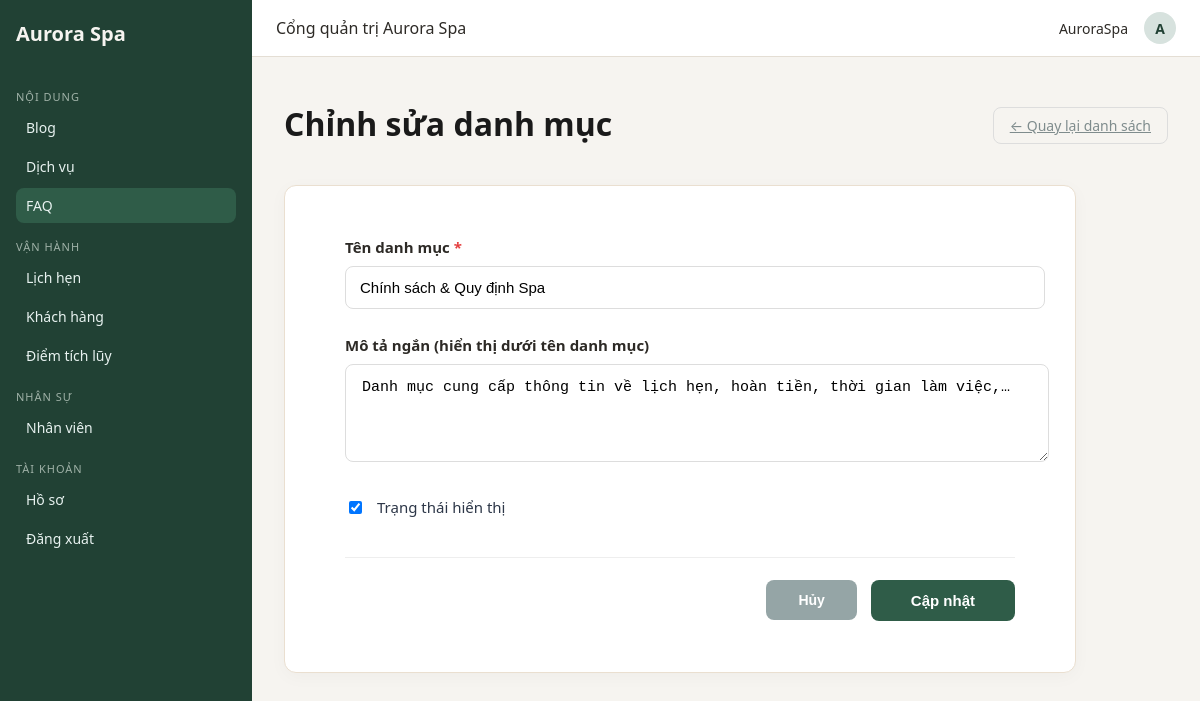
Screenshot of /staff/faq/categories/DM001/edit/ (signed in) with the database file from the repository.
### aurora/models.py (models this page shows, shortened)
class DanhMucFAQ(models.Model):
   MaDanhMuc = models.CharField(max_length=10, primary_key=True, editable=False)
   TenDanhMuc = models.CharField(max_length=200, unique=True)
   MoTaDanhMuc = models.TextField(blank=True, null=True)
   TrangThaiHienThi = models.BooleanField(default=True)
   NgayCapNhat = models.DateTimeField(auto_now=True)
   class Meta:
       db_table = "DanhMucFAQ"
       verbose_name_plural = "Danh mục FAQ"
       ordering = ['MaDanhMuc']

### staffpanel/views.py (the view)
# urls.py: path('faq/categories/<str:pk>/edit/', views.staff_faq_category_edit, name='staff_faq_category_edit'),
@content_required
def staff_faq_category_edit(request, pk):
   category = get_object_or_404(DanhMucFAQ, pk=pk)
   if request.method == 'POST':
       form = CategoryForm(request.POST, instance=category)
       if form.is_valid():
           form.save()
           messages.success(request, "Cập nhật danh mục thành công.")
           return redirect('staff_faq_category_list')
   else:
       form = CategoryForm(instance=category)
   return render(request, 'staffpanel/faq_category_form.html', {'form': form, 'category': category})

### staffpanel/forms.py
class CategoryForm(forms.ModelForm):
   class Meta:
       model = DanhMucFAQ
       fields = ['TenDanhMuc', 'MoTaDanhMuc', 'TrangThaiHienThi']
       widgets = {
           'TenDanhMuc': forms.TextInput(attrs={'class': 'form-control'}),
           'MoTaDanhMuc': forms.Textarea(attrs={'class': 'form-control', 'rows': 3}),
           'TrangThaiHienThi': forms.CheckboxInput(),
       }

### staffpanel/permissions.py (called while the page is built)
def role_required(*roles):
    def decorator(view_func):
        @wraps(view_func)
        def _wrapped(request, *args, **kwargs):
            if not request.user.is_authenticated:
                return redirect('staff_login')
            try:
                nv = request.user.nhanvien
            except Exception:
                return HttpResponseForbidden("Bạn không phải nhân viên Aurora.")
            if nv.VaiTro in roles or request.user.is_superuser:
                return view_func(request, *args, **kwargs)
            return HttpResponseForbidden("Bạn không có quyền truy cập chức năng này.")
        return _wrapped
    return decorator

### staffpanel/templates/staffpanel/faq_category_form.html (shortened to what this page needs)
{% extends "staffpanel/base.html" %}
{% load static %}
{% block nav_faq %}active{% endblock %}
{% block content %}
<div class="page-header">
    <h1 class="page-title">{% if category %}Chỉnh sửa danh mục{% else %}Thêm danh mục mới{% endif %}</h1>
    <a href="{% url 'staff_faq_category_list' %}" class="btn btn-outline"
       style="padding:8px 16px;border:1px solid #ddd;border-radius:8px;color:#7f8c8d;">
        ← Quay lại danh sách
    </a>
</div>
<div class="card" style="max-width:750px;">
    <form method="post" style="padding:35px 40px;">
        <div style="margin-bottom:26px;">
            <label style="font-weight:600;display:block;margin-bottom:9px;font-size:15px;">
                Tên danh mục <span style="color:#e53e3e;">*</span>
            </label>
            <input type="text" name="TenDanhMuc" value="{{ category.TenDanhMuc|default:'' }}" required
                   placeholder="Ví dụ: Chăm sóc da, Điều trị mụn, Spa & Massage..."
                   class="form-control"
                   style="width:100%;padding:12px 14px;border:1px solid #ddd;border-radius:8px;font-size:15px;">
        </div>
        <div style="margin-bottom:30px;">
            <label style="font-weight:600;display:block;margin-bottom:9px;font-size:15px;">
                Mô tả ngắn (hiển thị dưới tên danh mục)
            </label>
            <textarea name="MoTaDanhMuc" rows="4" class="form-control"
                      placeholder="Mô tả ngắn gọn về danh mục này (tùy chọn)..."
                      style="width:100%;padding:14px 16px;border:1px solid #ddd;border-radius:8px;font-size:15px;resize:vertical;">{{ category.MoTaDanhMuc|default:'' }}</textarea>
        </div>
        <div style="margin-bottom:40px;">
            <label style="display:flex;align-items:center;gap:12px;font-size:15px;color:#2d3748;cursor:pointer;user-select:none;">
                <input type="checkbox" name="TrangThaiHienThi"
                       {% if category.TrangThaiHienThi|default:True %}checked{% endif %}
                       id="id_TrangThaiHienThi">
                <span>Trạng thái hiển thị</span>
            </label>
        </div>
        <div style="display:flex;gap:14px;justify-content:flex-end;padding-top:22px;border-top:1px solid #eee;">
            <a href="{% url 'staff_faq_category_list' %}">
                <button type="button" class="btn btn-secondary"
                        style="background:#95a5a6;color:white;padding:12px 32px;border-radius:8px;font-weight:600;">
                    Hủy
                </button>
            </a>
            <button type="submit" class="btn btn-success"
                    style="background:#2F5C48;color:white;padding:12px 40px;border-radius:8px;font-weight:600;font-size:15px;">
                {% if category %}Cập nhật{% else %}Tạo danh mục{% endif %}
            </button>
        </div>
    </form>
</div>
{% endblock %}

### staffpanel/templates/staffpanel/base.html (shortened to what this page needs)
{% load static %}
<!DOCTYPE html>
<html lang="vi">
<head>
</head>
<body>
<div class="layout">
    <aside class="sidebar">
        <div class="brand">Aurora Spa</div>
        {% with role=request.user.nhanvien.VaiTro %}
        {% if role == "MANAGER" or role == "CONTENT" %}
            <div class="nav-section-title">Nội dung</div>
            <a href="{% url 'staff_blog_list' %}" class="nav-link {% block nav_blog %}{% endblock %}">Blog</a>
            <a href="{% url 'staff_service_list' %}" class="nav-link {% block nav_service %}{% endblock %}">Dịch vụ</a>
            <a href="{% url 'staff_faq_category_list' %}" class="nav-link {% block nav_faq %}{% endblock %}">FAQ</a>
        {% endif %}
        {% if role == "MANAGER" or role == "RECEPTION" %}
            <div class="nav-section-title">Vận hành</div>
            <a href="{% url 'staff_appointment_list' %}" class="nav-link {% block nav_appointment %}{% endblock %}">Lịch hẹn</a>
            <a href="{% url 'staff_customer_list' %}" class="nav-link {% block nav_customer %}{% endblock %}">Khách hàng</a>
            <a href="{% url 'staff_loyalty_list' %}" class="nav-link {% block nav_loyalty %}{% endblock %}">Điểm tích lũy</a>
        {% endif %}
        {% if role == "MANAGER" %}
            <div class="nav-section-title">Nhân sự</div>
            <a href="{% url 'staff_employee_list' %}" class="nav-link {% block nav_employee %}{% endblock %}">Nhân viên</a>
        {% endif %}
        <div class="nav-section-title">Tài khoản</div>
        <a href="{% url 'staff_profile' %}" class="nav-link">Hồ sơ</a>
        <a href="{% url 'staff_logout' %}" class="nav-link">Đăng xuất</a>
        {% endwith %}
    </aside>
    <div class="main">
        <header class="topbar">
            <div>Cổng quản trị Aurora Spa</div>
            <div class="topbar-right">
                <span>{{ request.user.username }}</span>
                <div class="avatar">{{ request.user.username|first|upper }}</div>
            </div>
        </header>
        <main class="content">
            {% block content %}{% endblock %}
        </main>
    </div>
</div>
</body>
</html>

### staffpanel/templates/staffpanel/base.html (style rules this page uses)
body { margin:0; font-family:system-ui,-apple-system,Segoe UI,Roboto,Helvetica,Arial,sans-serif; background:#f6f4f0; color:#2d2a26; }
.layout { display:flex; min-height:100vh; }
.sidebar { width:220px; background:#214134; color:#f6f4f0; display:flex; flex-direction:column; padding:20px 16px; }
.brand { font-weight:700; font-size:20px; margin-bottom:30px; }
.nav-section-title { font-size:11px; text-transform:uppercase; letter-spacing:1px; color:#9fb1a7; margin:12px 0 6px; }
.nav-link { display:block; padding:8px 10px; border-radius:8px; margin-bottom:4px; font-size:14px; text-decoration:none; color:#e8f2f0; transition:background .2s; }
.nav-link:hover, .nav-link.active { background:#2f5c48; }
.main { flex:1; display:flex; flex-direction:column; }
.topbar { height:56px; padding:0 24px; display:flex; align-items:center; justify-content:space-between; background:#fff; border-bottom:1px solid #e4ded4; }
.topbar-right { display:flex; align-items:center; gap:16px; font-size:14px; }
.avatar { width:32px; height:32px; border-radius:999px; background:#d7e2de; display:inline-flex; align-items:center; justify-content:center; font-weight:600; color:#214134; font-size:14px; }
.content { padding:24px 32px 40px; }
.page-header { display:flex; align-items:center; justify-content:space-between; margin-bottom:16px; }
.page-title { font-size: 32px !important; font-weight: 700 !important; color: #1a1a1a !important; margin-bottom: 24px !important; }
.btn { border:none; border-radius:8px; padding:8px 14px; font-size:14px; cursor:pointer; }
.btn-outline { background:transparent; border:1px solid #d6cbbd; color:#4b463c; }
.card { background:#fff; border-radius:12px; border:1px solid #eadfd0; box-shadow:0 4px 18px rgba(0,0,0,.03); padding:16px 20px; }

### staffpanel/templates/staffpanel/faq_category_form.html (style rules this page uses)
.form-control { font-size: 15px; border-radius: 8px; border: 1px solid #ddd; padding: 12px 14px; }

### rows the page displays
DanhMucFAQ: TenDanhMuc "Chính sách & Quy định Spa", MoTaDanhMuc "Danh mục cung cấp thông tin về lịch hẹn, hoàn tiền, thời gian làm việc,…", TrangThaiHienThi "☑"

### other values shown
{{ request.user.username }} "AuroraSpa"
{{ request.user.username|first|upper }} "A"
